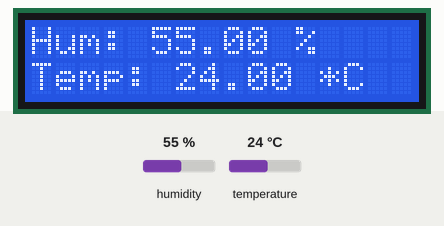
Recording of a sketch running on a simulated Arduino Uno, built with avr-gcc and run on an emulated ATmega328P. On the bench: 16×2 character LCD. The test bench sets the inputs (shaded band); at power-on: humidity 55 %, temperature 24 °C.

Above: at 2.7 s.
2.8 s: humidity set to 22 %
At 4.8 s:
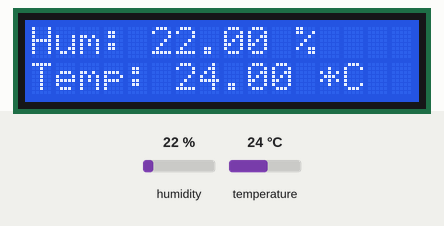
5.8 s: temperature set to 12 °C
At 7.6 s:
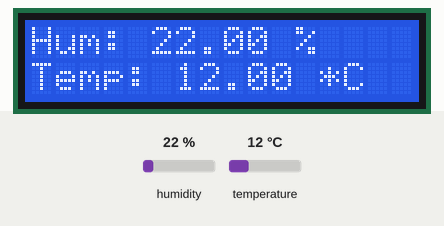
12.2 s: humidity set to 40 %
At 13.6 s:
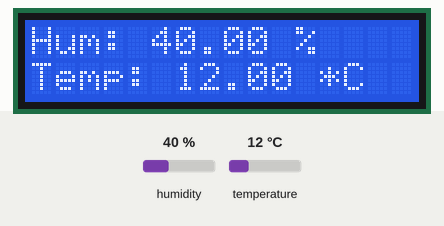
15.2 s: temperature set to 19 °C
At 16.8 s:
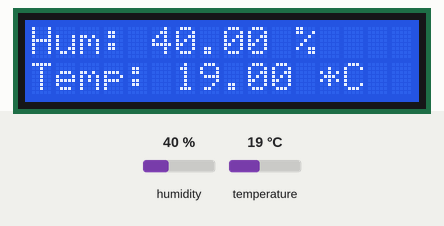
Timing chart, 0 to 18.3 s (numbered marks = the images above; inputs shaded):
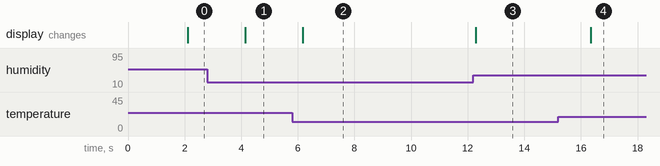

The sketch:

Sensor_on_LCD_with_I2C.ino
```cpp
#include <LiquidCrystal_I2C.h>
#include "DHT.h"

#define DHTPIN 7  //pin is connected to pin 7
#define DHTTYPE DHT22

LiquidCrystal_I2C lcd(0x27, 16, 2);
DHT dht(DHTPIN, DHTTYPE);

void setup() {
  // put your setup code here, to run once:
  //set no of columns & rows of the LCD
  lcd.clear();
  lcd.init();
  lcd.backlight();
  lcd.setCursor(0, 0);
  lcd.print("DHT test");

  dht.begin();
}

void loop() {
  // put your main code here, to run repeatedly:
  delay(2000);

  float h = dht.readHumidity();
  float t = dht.readTemperature();
  //check if the readings are valid else there is sth wrong
  if (isnan(t) || isnan(h)) {
    lcd.clear();
    lcd.setCursor(0, 0);
    lcd.print("Can't get reading");
    lcd.setCursor(0, 1);
    lcd.print("from DHT");

  } else {
    lcd.clear();
    lcd.setCursor(0, 0);
    lcd.print("Hum: ");
    lcd.print(h);
    lcd.print(" %");
    lcd.setCursor(0, 1);
    lcd.print("Temp: ");
    lcd.print(t);
    lcd.print(" *C");
  }
}
```

Measured:
- after the input at 2.8 s, the display: changes after 1.3 s (image 1)
- after the input at 5.8 s, the display: changes after 0.38 s (image 2)
- after the input at 12.2 s, the display: changes after 0.08 s (image 3)
- after the input at 15.2 s, the display: changes after 1.2 s (image 4)
